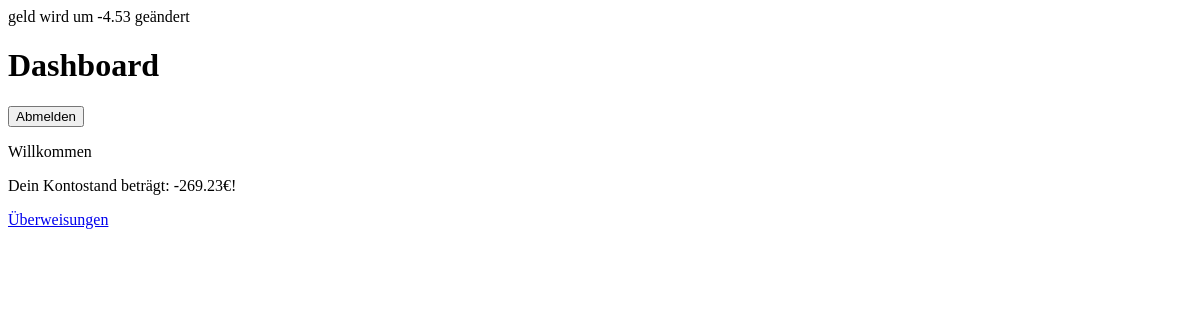
/dashboard.php (signed in), run on an earlier commit of the app's database.
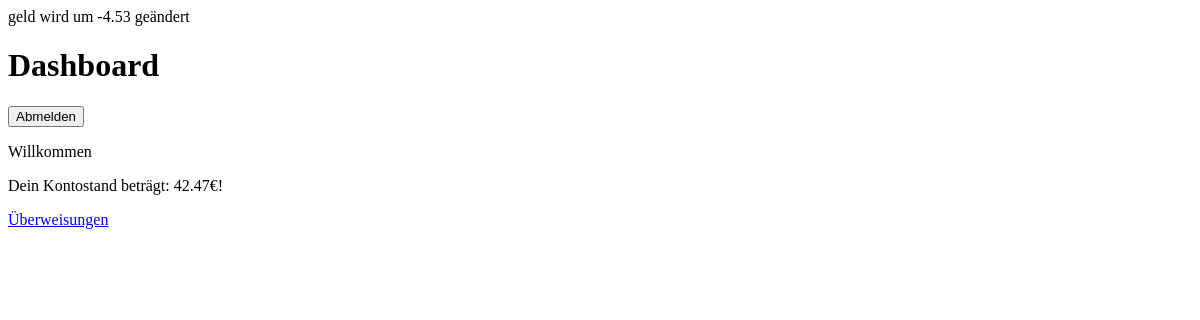
And on a later commit of the database.
### tables this page shows
CREATE TABLE "user" (
	"email"	TEXT NOT NULL UNIQUE,
	"pwHash"	TEXT NOT NULL,
	"geld"	INTEGER,
	PRIMARY KEY("email")
);

### dashboard.php (the view, shortened to what this page needs)
<?php
require_once 'user.php';
$nutzer = new user($_SESSION['email']);
$nutzer->changeGeld(-4.53);
?>
<!DOCTYPE html>
<html>
    <head>
        <link rel="stylesheet" href="">
    </head>
    <body>
        <h1>
            Dashboard
        </h1>
        <form method="post">
            <button name="abmelden">Abmelden</button>
        </form>
        <div>
                <p>Willkommen</p>
                <p>Dein Kontostand beträgt: <?php  echo $nutzer->getGeld() . '€';?>!</p>
                <a href="transfer.php">Überweisungen</a>
        </div>
    </body>
</html>

### user.php (shortened to what this page needs)
<?php
class user{
private $em;
private $db;
function __construct($pEm){
$this->db= new PDO('sqlite:user.db');
$this->em=$pEm;
}
public function getGeld(){
    try{
        $geldSQLpayload = $this->db->prepare(
            "SELECT geld
            FROM user
            WHERE email = :em;");
        $geldSQLpayload->execute([':em' => $this->em]);
        $resultGeld = $geldSQLpayload->fetch(PDO::FETCH_ASSOC);
        return $resultGeld['geld'];
    }
    catch(PDOException $e) {
        echo "Datenbank Fehler: " . $e->getMessage();
    }
}
public function changeGeld($amount){
    try{
        echo "geld wird um " . $amount . " geändert";
    }
    catch(PDOException $e) {
        echo "Datenbank Fehler: " . $e->getMessage();
    }
}
}

What changed in the data, as far as the page shows it:
changed user: geld "-269.23" → "42.47"
